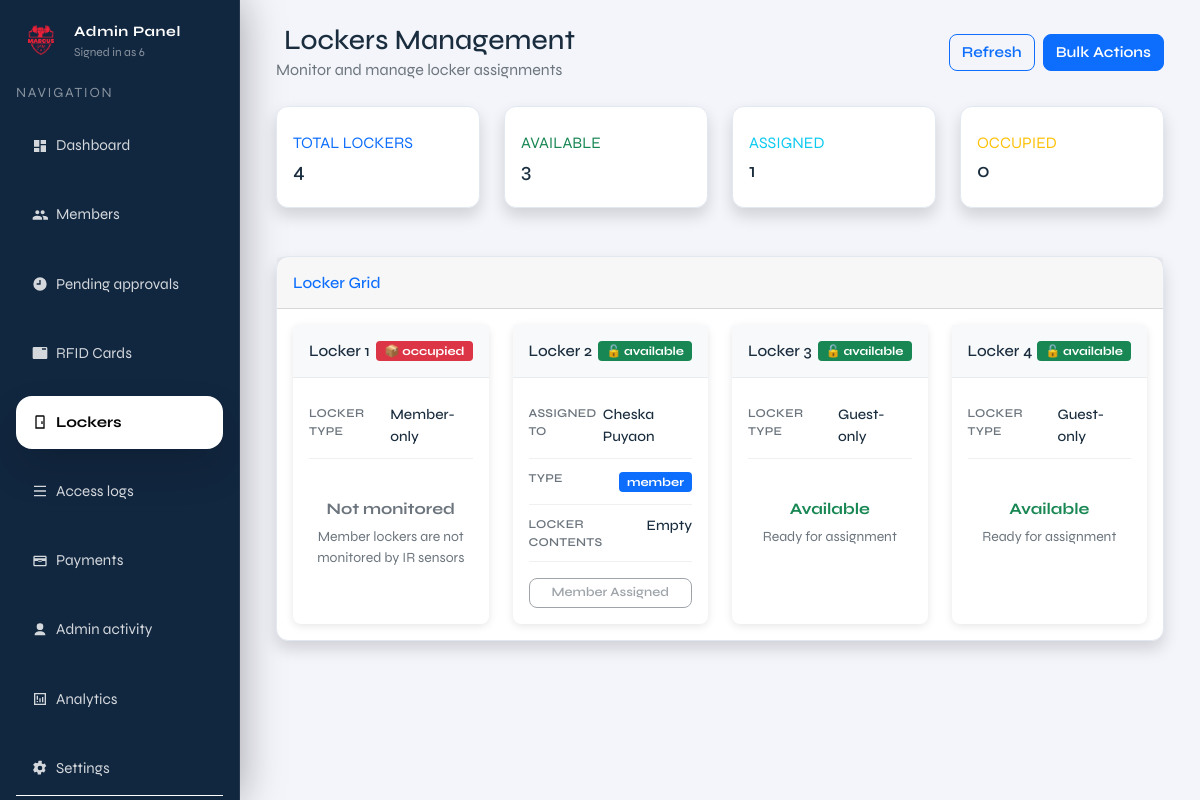
Before: /admin/lockers (signed in) with the older database file.
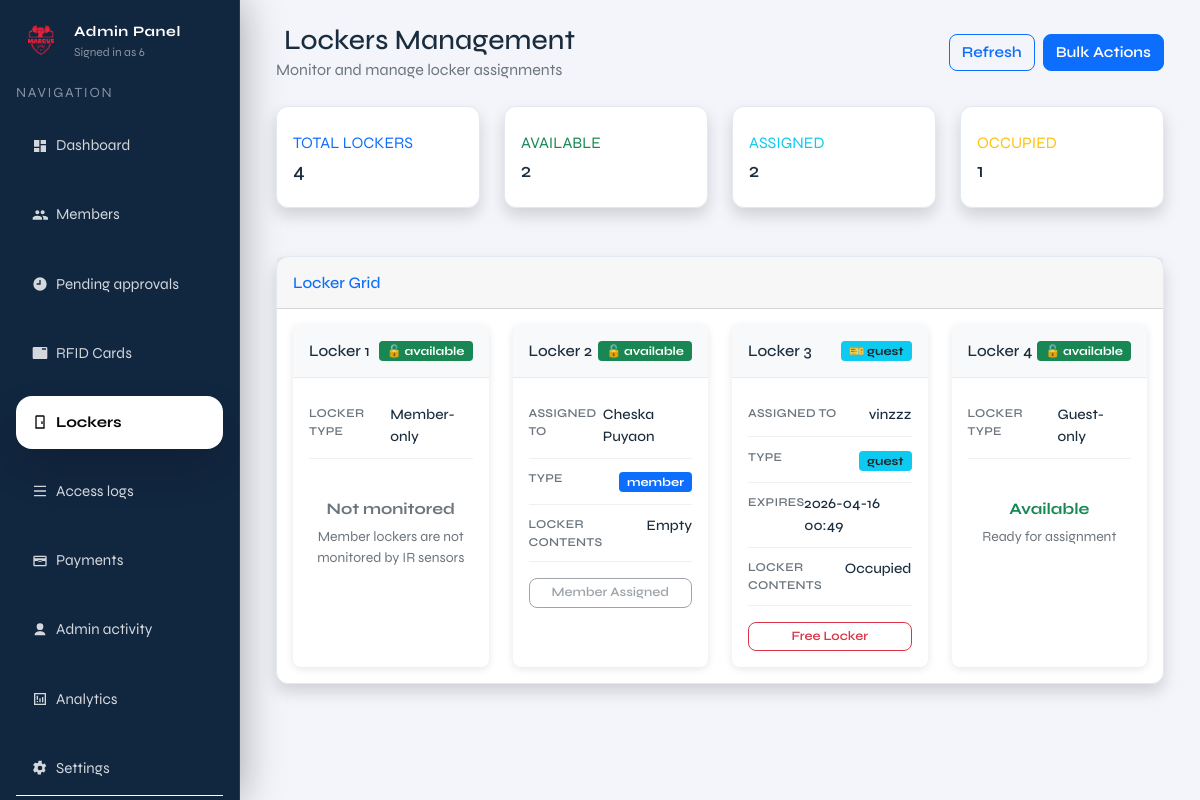
After: the same page with the newer database file.
### tables this page shows
CREATE TABLE lockers (
              id INTEGER PRIMARY KEY AUTOINCREMENT,
              label TEXT NOT NULL,
              status TEXT NOT NULL DEFAULT 'available'
            );

CREATE TABLE members (
              id INTEGER PRIMARY KEY AUTOINCREMENT,
              full_name TEXT NOT NULL,
              address TEXT,
              contact_number TEXT,
              age INTEGER,
              category TEXT,
              payment_status TEXT NOT NULL DEFAULT 'unpaid',
              paid_at TEXT,
              status TEXT NOT NULL DEFAULT 'pending',
              created_at TEXT NOT NULL DEFAULT (datetime('now'))
            , locker_id INTEGER, fingerprint_uid TEXT, rfid_uid TEXT, expiry_date TEXT, member_type TEXT DEFAULT 'regular');

### admin.py (the view)
@admin_bp.get("/lockers")
def admin_lockers():
    guard = _require_admin()
    if guard is not None:
        return guard
    now_local = datetime.now().strftime("%Y-%m-%d %H:%M:%S")
    with connect() as conn:
        conn.execute(
            """
            UPDATE members
               SET locker_id = NULL
             WHERE member_type = 'guest'
               AND locker_id IS NOT NULL
               AND REPLACE(expiry_date, 'T', ' ') < ?
            """,
            (now_local,),
        )
        conn.execute(
            """
            UPDATE members
               SET locker_id = NULL
             WHERE member_type = 'guest'
               AND locker_id IS NOT NULL
               AND NOT EXISTS (
                   SELECT 1 FROM guest_rfid_cards grc
                    WHERE grc.guest_id = members.id
                      AND grc.status = 'ACTIVE'
               )
            """,
        )
        conn.execute(
            """
            UPDATE lockers
               SET status = 'available'
             WHERE status = 'occupied'
               AND id NOT IN (SELECT locker_id FROM members WHERE locker_id IS NOT NULL)
            """,
        )
        lockers_data = conn.execute(
            """
            SELECT
                l.id,
                l.label,
                l.status,
                m.id AS member_id,
                m.full_name,
                m.member_type,
                m.status AS member_status,
                m.payment_status,
                m.expiry_date
            FROM lockers l
            LEFT JOIN members m ON l.id = m.locker_id
                AND (
                    (m.member_type != 'guest' AND m.status = 'approved')  -- Only show APPROVED regular members
                    OR (m.member_type = 'guest' AND (m.expiry_date IS NULL OR REPLACE(m.expiry_date, 'T', ' ') >= ?))  -- Show active guests, including no-expiry guests
                )
            ORDER BY l.id ASC
            """,
            (now_local,)
        ).fetchall()
        lockers = []
        for row in lockers_data:
            locker_type = 'member' if row["id"] in (1, 2) else 'guest'
            locker = {
                "id": row["id"],
                "label": row["label"],
                "status": row["status"],
                "type": locker_type,
                "assigned_to": None
            }
            if row["member_id"]:
                locker["assigned_to"] = {
                    "id": row["member_id"],
                    "name": row["full_name"],
                    "type": row["member_type"],
                    "member_status": row["member_status"],
                    "payment_status": row["payment_status"],
                    "expiry_date": row["expiry_date"]
                }
            lockers.append(locker)
        stats = {
            "total": len(lockers),
            "available": sum(
                1 for l in lockers
                if (l["type"] == "member" and l["assigned_to"] is None)
                or (l["type"] == "guest" and l["assigned_to"] is None and l["status"] == "available")
            ),
            "occupied": sum(
                1 for l in lockers
                if l["type"] == "guest" and l["status"] == "occupied"
            ),
            "assigned": sum(1 for l in lockers if l["assigned_to"] is not None)
        }
    return render_template(
        "admin/pages/admin_lockers.html",
        lockers=lockers,
        stats=stats,
        current_page="lockers",
        admin_username=session.get("admin_username"),
        now=datetime.now(),
    )

### templates/admin/pages/admin_lockers.html (shortened to what this page needs)
{% extends "admin/layout/admin.html" %}
{% block admin_content %}
<div class="container-fluid">
  <div class="d-flex justify-content-between align-items-center mb-4">
    <div>
      <h1 class="h3 mb-0 text-gray-800">
        Lockers Management
      </h1>
      <p class="text-muted mb-0">Monitor and manage locker assignments</p>
    </div>
    <div class="d-flex gap-2">
      <button class="btn btn-outline-primary" onclick="refreshLockers()">
         Refresh
      </button>
      <button class="btn btn-primary" onclick="showBulkActions()">
         Bulk Actions
      </button>
    </div>
  </div>
  <div class="row mb-4">
    <div class="col-xl-3 col-md-6 mb-4">
      <div class="card border-left-primary shadow h-100 py-2">
        <div class="card-body">
          <div class="row no-gutters align-items-center">
            <div class="col mr-2">
              <div class="text-xs font-weight-bold text-primary text-uppercase mb-1">
                Total Lockers</div>
              <div class="h5 mb-0 font-weight-bold text-gray-800">{{ stats.total }}</div>
            </div>
          </div>
        </div>
      </div>
    </div>
    <div class="col-xl-3 col-md-6 mb-4">
      <div class="card border-left-success shadow h-100 py-2">
        <div class="card-body">
          <div class="row no-gutters align-items-center">
            <div class="col mr-2">
              <div class="text-xs font-weight-bold text-success text-uppercase mb-1">
                Available</div>
              <div class="h5 mb-0 font-weight-bold text-gray-800">{{ stats.available }}</div>
            </div>
          </div>
        </div>
      </div>
    </div>
    <div class="col-xl-3 col-md-6 mb-4">
      <div class="card border-left-info shadow h-100 py-2">
        <div class="card-body">
          <div class="row no-gutters align-items-center">
            <div class="col mr-2">
              <div class="text-xs font-weight-bold text-info text-uppercase mb-1">
                Assigned</div>
              <div class="h5 mb-0 font-weight-bold text-gray-800">{{ stats.assigned }}</div>
            </div>
          </div>
        </div>
      </div>
    </div>
    <div class="col-xl-3 col-md-6 mb-4">
      <div class="card border-left-warning shadow h-100 py-2">
        <div class="card-body">
          <div class="row no-gutters align-items-center">
            <div class="col mr-2">
              <div class="text-xs font-weight-bold text-warning text-uppercase mb-1">
                Occupied</div>
              <div class="h5 mb-0 font-weight-bold text-gray-800">{{ stats.occupied }}</div>
            </div>
          </div>
        </div>
      </div>
    </div>
  </div>
  <div class="card shadow">
    <div class="card-header py-3">
      <h6 class="m-0 font-weight-bold text-primary">Locker Grid</h6>
    </div>
    <div class="card-body">
      <div class="locker-grid">
        <div class="row g-4 justify-content-center" id="lockersGrid">
        {% for locker in lockers %}
          <div class="col-6 col-md-4 col-lg-3">
            <div class="card locker-card h-100 {% if locker.assigned_to %}border-primary{% elif locker.status == 'occupied' %}border-warning{% else %}border-success{% endif %}">
              <div class="locker-header d-flex justify-content-between align-items-center">
                <h6 class="mb-0">{{ locker.label }}</h6>
                {% if locker.assigned_to and locker.assigned_to.type == 'member' %}
                  <span class="badge bg-warning text-dark" style="font-size: 0.75rem;">🔒 member</span>
                {% elif locker.assigned_to and locker.assigned_to.type == 'guest' %}
                  <span class="badge bg-info text-dark" style="font-size: 0.75rem;">🎫 guest</span>
                {% elif locker.status == 'occupied' %}
                  <span class="badge bg-danger" style="font-size: 0.75rem;">📦 occupied</span>
                {% else %}
                  <span class="badge bg-success" style="font-size: 0.75rem;">🔓 available</span>
                {% endif %}
              </div>
              <div class="card-body p-3">
                {% if locker.assigned_to %}
                  <div class="locker-info-row">
                    <span class="locker-label">Assigned to</span>
                    <span class="locker-value">{{ locker.assigned_to.name }}</span>
                  </div>
                  <div class="locker-info-row">
                    <span class="locker-label">Type</span>
                    <span>
                      {% if locker.assigned_to.type == 'guest' %}
                        <span class="badge bg-info text-dark" style="font-size: 0.75rem;">guest</span>
                      {% else %}
                        <span class="badge bg-primary" style="font-size: 0.75rem;">member</span>
                      {% endif %}
                    </span>
                  </div>
                  {% if locker.assigned_to.type == 'guest' and locker.assigned_to.expiry_date %}
                  <div class="locker-info-row">
                    <span class="locker-label">Expires</span>
                    <span class="locker-value">{{ locker.assigned_to.expiry_date.replace('T', ' ')[:16] }}</span>
                  </div>
                  {% endif %}
                  <div class="locker-info-row">
                    <span class="locker-label">Locker contents</span>
                    <span class="locker-value">
                      {% if locker.type == 'guest' and locker.status == 'occupied' %}
                        Occupied
                      {% else %}
                        Empty
                      {% endif %}
                    </span>
                  </div>
                  <div class="d-grid gap-2 mt-3">
                    {% if locker.assigned_to.type == 'guest' %}
                      <button type="button" class="btn btn-sm btn-outline-danger" onclick="showDeleteModal('locker', {'locker_id': '{{ locker.label }}', 'name': '{{ locker.assigned_to.name }}'}, function() { fetch('{{ url_for('admin.admin_delete_guest', guest_id=locker.assigned_to.id) }}', { method: 'POST' }).then(r => location.reload()); })">Free Locker</button>
                    {% else %}
                      <button type="button" class="btn btn-sm btn-outline-secondary" disabled>Member Assigned</button>
                    {% endif %}
                  </div>
                {% else %}
                  <div class="locker-info-row">
                    <span class="locker-label">Locker type</span>
                    <span class="locker-value">{% if locker.type == 'member' %}Member-only{% else %}Guest-only{% endif %}</span>
                  </div>
                  <div class="text-center py-4">
                    {% if locker.type == 'guest' %}
                      {% if locker.status == 'occupied' %}
                        <div class="mb-3"><i class="fas fa-archive fa-3x text-warning"></i></div>
                        <h6 class="text-warning fw-bold mb-2">Contents Detected</h6>
                        <p class="text-muted small mb-3">IR sensor indicates locker is not empty</p>
                      {% else %}
                        <h6 class="text-success fw-bold mb-2">Available</h6>
                        <p class="text-muted small mb-3">Ready for assignment</p>
                      {% endif %}
                    {% else %}
                      <h6 class="text-secondary fw-bold mb-2">Not monitored</h6>
                      <p class="text-muted small mb-3">Member lockers are not monitored by IR sensors</p>
                    {% endif %}
                  </div>
                {% endif %}
              </div>
            </div>
          </div>
        {% endfor %}
      </div>
    </div>
  </div>
</div>
{% endblock %}

Changed rows visible on the page:
no longer on this page (row edited): lockers: label "Locker 3", status "🔓 available", shows "LOCKER TYPE", shows "Guest-only"
changed lockers "Locker 1": status "📦 occupied" → "🔓 available"
added members: label "Locker 3", member_type "🎫 guest", assigned_to.name "vinzzz", assigned_to.expiry_date "2026-04-16 00:49", shows "Occupied"
Other visible differences:
{{ stats.available }}: "3" → "2"
{{ stats.assigned }}: "1" → "2"
{{ stats.occupied }}: "0" → "1"
